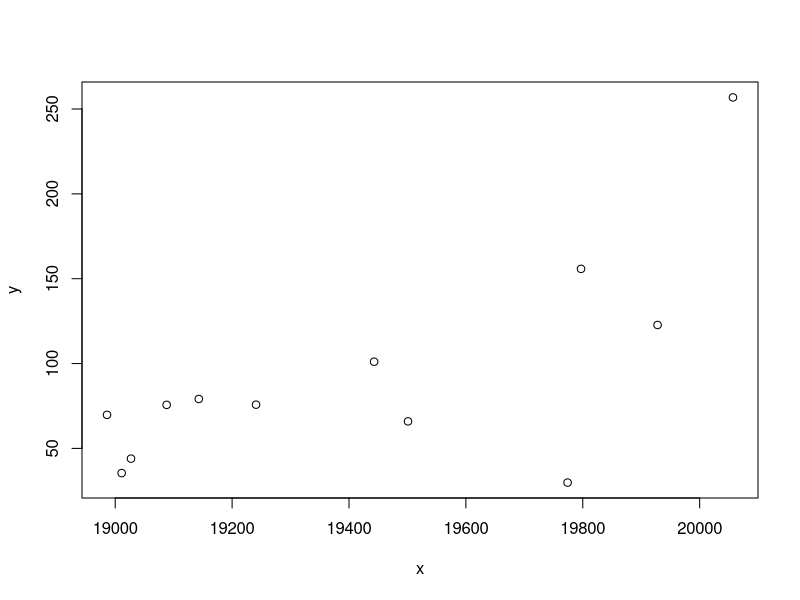

This chart was generated by the following R code:
library("minpack.lm")

x <- c(20057,19928,19797,19774,19501,19443,19241,19143,19088,19027,19011,18986)
y <- c(256.83654266009574,122.72555195405009,155.80853996577872,29.8544,65.93341309310233,101.09312158718575,75.78355878782341,79.12006805809627,75.6685492604545,43.971815571685,35.462784313725486,69.7659843491786)
plot(x, y)
data <- data.frame(x, y)
nlsLM(y ~ a * exp(b * x) + c, data=data, start=list(a=1, b=0.00001, c=1))
